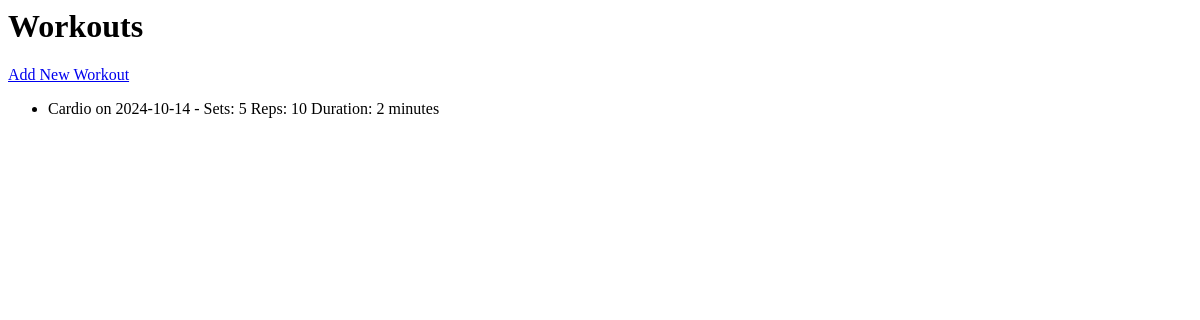
The page /workouts/ on the database as committed earlier.
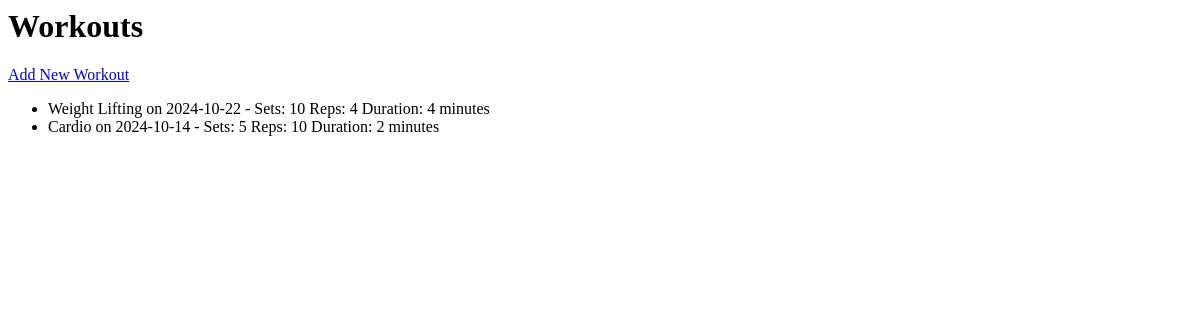
The same page on the database as committed later.
### tracker/models.py (models this page shows)
class Workout(models.Model):
    WORKOUT_TYPES = [
        ('cardio', 'Cardio'),
        ('upper_body', 'Upper Body'),
        ('lower_body', 'Lower Body'),
        ('weight_lifting', 'Weight Lifting'),
    ]
    workout_type = models.CharField(max_length=20, choices=WORKOUT_TYPES)
    duration = models.IntegerField(null=True, blank=True)  # for cardio workouts
    sets = models.IntegerField(null=True, blank=True)  # for strength workouts
    reps = models.IntegerField(null=True, blank=True)  # for strength workouts
    date = models.DateTimeField(auto_now_add=True)
    def __str__(self):
        return f"{self.get_workout_type_display()} on {self.date.strftime('%Y-%m-%d')}"

### tracker/views.py (the view)
# urls.py: path('workouts/', views.workout_list, name='workout_list'),
def workout_list(request):
    workouts = Workout.objects.all().order_by('-date')
    return render(request, 'tracker/workout_list.html', {'workouts': workouts})

### templates/tracker/workout_list.html
<h1>Workouts</h1>
<a href="{% url 'add_workout' %}">Add New Workout</a>
<ul>
    {% for workout in workouts %}
        <li>{{ workout }} - Sets: {{ workout.sets }} Reps: {{ workout.reps }} Duration: {{ workout.duration }} minutes</li>
    {% empty %}
        <li>No workouts yet.</li>
    {% endfor %}
</ul>

Rows that differ between the two databases and show on the page:
added Workout: workout_type+date "Weight Lifting on 2024-10-22", sets "10", reps "4", duration "4"
